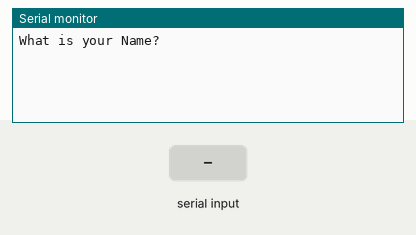
Bench run of a sketch on a simulated Arduino Uno, built with avr-gcc and run on an emulated ATmega328P. Shown: the last lines printed to the serial monitor. Inputs (shaded band) come from the test bench.

Above: at 1.2 s.
1.3 s: "90,45\n" received over Serial
At 2.7 s:
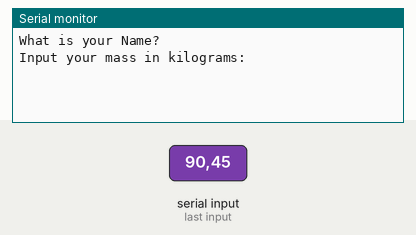
3.8 s: "30,150\n" received over Serial
At 5.6 s:
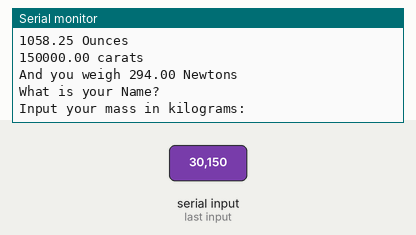

Measured:
- after the input at 1.3 s, the serial monitor: prints a new line after 1.0 s (image 1)
- after the input at 3.8 s, the serial monitor: prints a new line at once (image 2)

The sketch:

sketch_aug29f.ino
```cpp
//This sketch prompts user for input(name and mass) then it calaculates that mass in different units and
//outputs to the user
String putName;              //Declares a variable type string
float putWeight;             //Declares a variable type float
float putMass;
float putPounds;
float putCarats;
float putOunces;
float putGrams;

void setup() {
  Serial.begin(6900);         //Starts the serial monitor
}

void loop() {
  Serial.println("What is your Name?");             //Prompts User for input
  while(Serial.available() ==0){}                   //waits for user input
  putName = Serial.readString();                    //takes user input and passes it into a variable
  Serial.println("Input your mass in kilograms: ");
  while(Serial.available() ==0){}
  putMass = Serial.parseFloat();

  putGrams = putMass* 1000;
  putPounds = putMass*2.20462;
  putCarats = putMass*5000;
  putOunces = putMass*35.275;
  putWeight = putMass*9.8;


  Serial.print("Hello there! You are ");
  Serial.print(putName);
  Serial.println(" and your mass is");
  Serial.print(putMass);
  Serial.println(" kilograms");
  Serial.print(putGrams);
  Serial.println(" grams");
  Serial.print(putPounds);
  Serial.println(" pounds");
  Serial.print(putOunces);
  Serial.println(" Ounces");
  Serial.print(putCarats);
  Serial.println(" carats");
  Serial.print("And you weigh ");
  Serial.print(putWeight);
  Serial.println(" Newtons");

}
```
